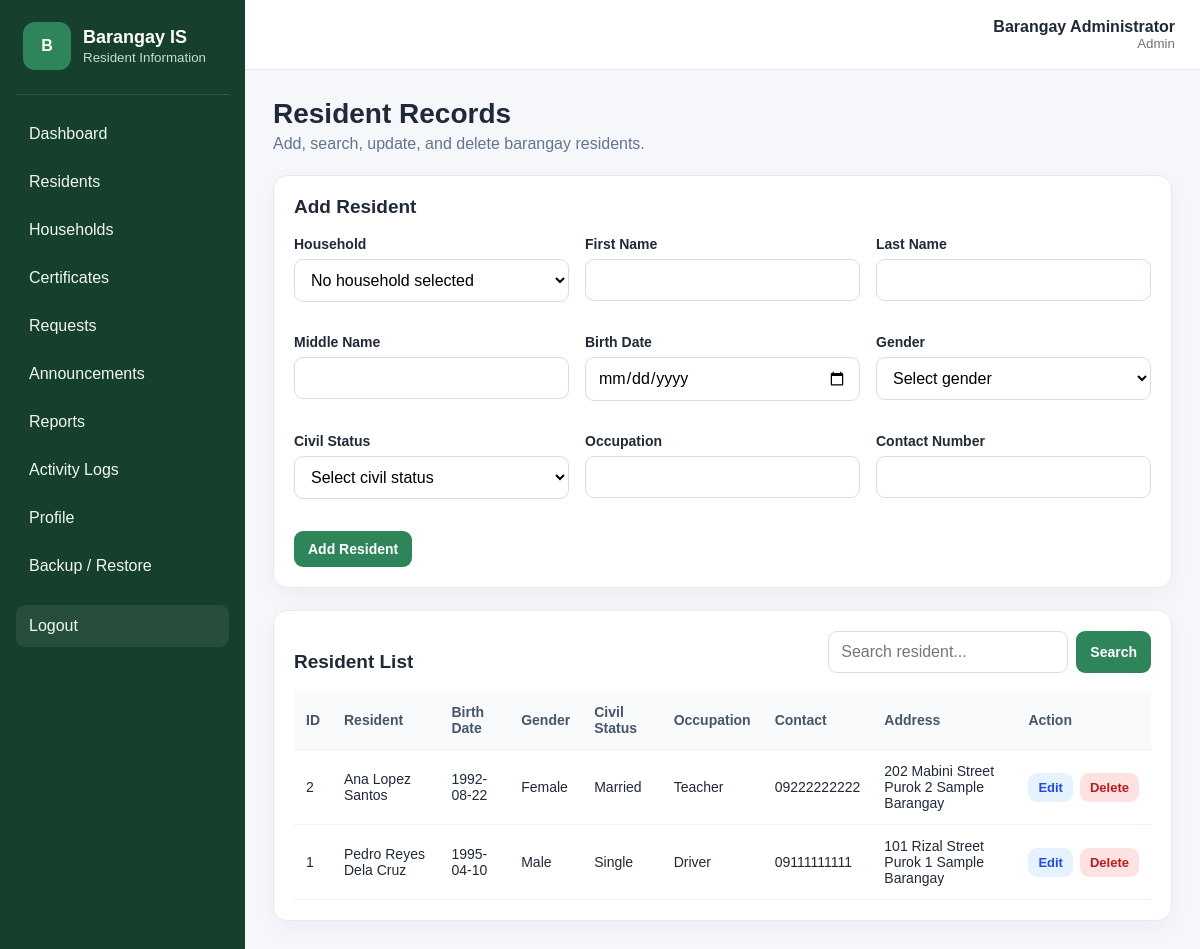
Page /residents.php (signed in) on the committed database.
### tables this page shows
CREATE TABLE residents (
    ResidentID INT AUTO_INCREMENT PRIMARY KEY,
    HouseholdID INT NULL,
    FirstName VARCHAR(60) NOT NULL,
    LastName VARCHAR(60) NOT NULL,
    MiddleName VARCHAR(60),
    BirthDate DATE NOT NULL,
    Gender VARCHAR(20) NOT NULL,
    CivilStatus VARCHAR(30),
    Occupation VARCHAR(100),
    ContactNumber VARCHAR(30),
    CONSTRAINT fk_resident_household
        FOREIGN KEY (HouseholdID)
        REFERENCES households(HouseholdID)
        ON UPDATE CASCADE
        ON DELETE RESTRICT
);

CREATE TABLE households (
    HouseholdID INT AUTO_INCREMENT PRIMARY KEY,
    HouseNumber VARCHAR(30),
    Street VARCHAR(100),
    Purok VARCHAR(50),
    Barangay VARCHAR(100),
    HeadOfFamily VARCHAR(100)
);

### classes/Resident.php (called while the page is built, shortened)
<?php
class Resident {
    private $conn;
    public function __construct($conn) {
        $this->conn = $conn;
    }
    public function getAllResidents() {
        $query = "SELECT residents.*,
                         households.HouseNumber,
                         households.Street,
                         households.Purok,
                         households.Barangay
                  FROM residents
                  LEFT JOIN households
                  ON residents.HouseholdID = households.HouseholdID
                  ORDER BY residents.ResidentID DESC";
        $stmt = $this->conn->query($query);
        return $stmt->fetchAll(PDO::FETCH_ASSOC);
    }
}
?>

### residents.php (the view, shortened to what this page needs)
<?php
require_once("connection.php");
require_once("classes/Resident.php");
$resident = new Resident($conn);
$keyword = trim($_GET['search'] ?? '');
$edit_id = (int)($_GET['edit'] ?? 0);
if ($keyword != '') {
    $residents = $resident->searchResidents($keyword);
} else {
    $residents = $resident->getAllResidents();
}
$edit_resident = $edit_id > 0 ? $resident->getResidentById($edit_id) : null;
require_once("includes/header.php");
?>
<div class="page-heading">
    <div>
        <h1>Resident Records</h1>
        <p>Add, search, update, and delete barangay residents.</p>
    </div>
</div>
<div class="panel">
    <div class="panel-heading">
        <h2><?= $edit_resident ? 'Update Resident' : 'Add Resident'; ?></h2>
    </div>
    <form action="handlers/resident_handler.php" method="POST" class="form-grid">
        <div class="form-group">
            <label>Household</label>
            <select name="household_id">
                <option value="0">No household selected</option>
            </select>
        </div>
        <div class="form-group">
            <label>First Name</label>
            <input type="text" name="first_name"
                value="<?= htmlspecialchars($edit_resident['FirstName'] ?? ''); ?>">
        </div>
        <div class="form-group">
            <label>Last Name</label>
            <input type="text" name="last_name"
                value="<?= htmlspecialchars($edit_resident['LastName'] ?? ''); ?>">
        </div>
        <div class="form-group">
            <label>Middle Name</label>
            <input type="text" name="middle_name"
                value="<?= htmlspecialchars($edit_resident['MiddleName'] ?? ''); ?>">
        </div>
        <div class="form-group">
            <label>Birth Date</label>
            <input type="date" name="birth_date"
                value="<?= htmlspecialchars($edit_resident['BirthDate'] ?? ''); ?>">
        </div>
        <div class="form-group">
            <label>Gender</label>
            <select name="gender">
                <option value="">Select gender</option>
            </select>
        </div>
        <div class="form-group">
            <label>Civil Status</label>
            <select name="civil_status">
                <option value="">Select civil status</option>
            </select>
        </div>
        <div class="form-group">
            <label>Occupation</label>
            <input type="text" name="occupation"
                value="<?= htmlspecialchars($edit_resident['Occupation'] ?? ''); ?>">
        </div>
        <div class="form-group">
            <label>Contact Number</label>
            <input type="text" name="contact_number"
                value="<?= htmlspecialchars($edit_resident['ContactNumber'] ?? ''); ?>">
        </div>
        <div class="form-actions">
            <?php if ($edit_resident): ?>
                <button type="submit" name="update_resident" class="btn primary">Update Resident</button>
                <a href="residents.php" class="btn light">Cancel</a>
            <?php else: ?>
                <button type="submit" name="add_resident" class="btn primary">Add Resident</button>
            <?php endif; ?>
        </div>
    </form>
</div>
<div class="panel">
    <div class="panel-heading table-heading">
        <h2>Resident List</h2>
        <form method="GET" class="search-form">
            <input type="text" name="search" placeholder="Search resident..."
                value="<?= htmlspecialchars($keyword); ?>">
            <button class="btn primary">Search</button>
        </form>
    </div>
    <div class="table-wrap">
        <table>
            <thead>
                <tr>
                    <th>ID</th>
                    <th>Resident</th>
                    <th>Birth Date</th>
                    <th>Gender</th>
                    <th>Civil Status</th>
                    <th>Occupation</th>
                    <th>Contact</th>
                    <th>Address</th>
                    <th>Action</th>
                </tr>
            </thead>
            <tbody>
                <?php foreach ($residents as $row): ?>
                    <tr>
                        <td><?= $row['ResidentID']; ?></td>
                        <td>
                            <?= htmlspecialchars(
                                $row['FirstName'] . ' ' .
                                $row['MiddleName'] . ' ' .
                                $row['LastName']
                            ); ?>
                        </td>
                        <td><?= htmlspecialchars($row['BirthDate']); ?></td>
                        <td><?= htmlspecialchars($row['Gender']); ?></td>
                        <td><?= htmlspecialchars($row['CivilStatus']); ?></td>
                        <td><?= htmlspecialchars($row['Occupation']); ?></td>
                        <td><?= htmlspecialchars($row['ContactNumber']); ?></td>
                        <td>
                            <?= htmlspecialchars(
                                trim(
                                    ($row['HouseNumber'] ?? '') . ' ' .
                                    ($row['Street'] ?? '') . ' ' .
                                    ($row['Purok'] ?? '') . ' ' .
                                    ($row['Barangay'] ?? '')
                                )
                            ); ?>
                        </td>
                        <td>
                            <div class="actions">
                                <a href="residents.php?edit=<?= $row['ResidentID']; ?>" class="btn small edit">
                                    Edit
                                </a>
                                <form action="handlers/resident_handler.php" method="POST"
                                      onsubmit="return confirm('Delete this resident?');">
                                    <button type="submit" name="delete_resident" class="btn small danger">
                                        Delete
                                    </button>
                                </form>
                            </div>
                        </td>
                    </tr>
                <?php endforeach; ?>
            </tbody>
        </table>
    </div>
</div>
<?php require_once("includes/footer.php"); ?>

### assets/css/style.css (style rules this page uses)
* { box-sizing: border-box; margin: 0; padding: 0; }
body { font-family: Arial, Helvetica, sans-serif; background: #f5f7fb; color: #1f2937; }
a { text-decoration: none; color: inherit; }
button, input, select, textarea { font: inherit; }
.page-heading { display: flex; justify-content: space-between; gap: 20px; margin-bottom: 22px; }
.page-heading h1 { font-size: 28px; margin-bottom: 5px; }
.page-heading p { color: #64748b; }
.stat-card, .panel { background: white; border: 1px solid #e6eaf0; border-radius: 14px; box-shadow: 0 8px 24px rgba(15, 23, 42, 0.04); }
.panel { padding: 20px; margin-bottom: 22px; }
.panel-heading { display: flex; justify-content: space-between; align-items: center; gap: 15px; margin-bottom: 18px; }
.panel-heading h2 { font-size: 19px; }
.form-grid { display: grid; grid-template-columns: repeat(3, 1fr); gap: 16px; }
.form-group { margin-bottom: 16px; }
.form-group label { display: block; margin-bottom: 7px; font-weight: 600; font-size: 14px; }
.form-group input, .form-group select, .form-group textarea, .search-form input, .inline-form select { width: 100%; border: 1px solid #d7dde5; border-radius: 9px; padding: 11px 12px; background: white; outline: none; }
.form-actions { grid-column: 1 / -1; display: flex; gap: 10px; align-items: center; flex-wrap: wrap; }
.btn { border: 0; border-radius: 9px; padding: 10px 14px; cursor: pointer; display: inline-block; font-weight: 600; font-size: 14px; }
.btn.primary { background: #2f855a; color: white; }
.btn.edit { background: #e7f2ff; color: #1d4ed8; }
.btn.danger { background: #fee2e2; color: #b91c1c; }
.btn.small { padding: 7px 10px; font-size: 13px; }
.table-heading { align-items: flex-end; }
.search-form { display: flex; gap: 8px; }
.search-form input { min-width: 240px; }
.table-wrap { overflow-x: auto; }
table { width: 100%; border-collapse: collapse; min-width: 850px; }
th, td { text-align: left; padding: 13px 12px; border-bottom: 1px solid #eef2f7; font-size: 14px; vertical-align: middle; }
th { background: #f8fafc; color: #475569; }
.actions, .inline-form { display: flex; gap: 7px; align-items: center; }

### rows in the picture
residents: ResidentID "2", FirstName+MiddleName+LastName "Ana Lopez Santos", BirthDate "1992-08-22", Gender "Female", CivilStatus "Married", Occupation "Teacher", ContactNumber "09222222222", HouseholdID.Barangay "202 Mabini Street Purok 2 Sample Barangay"
residents: ResidentID "1", FirstName+MiddleName+LastName "Pedro Reyes Dela Cruz", BirthDate "1995-04-10", Gender "Male", CivilStatus "Single", Occupation "Driver", ContactNumber "09111111111", HouseholdID.Barangay "101 Rizal Street Purok 1 Sample Barangay"

### other values in the picture
$_SESSION['full_name'] "Barangay Administrator"
$_SESSION['role'] "Admin"
